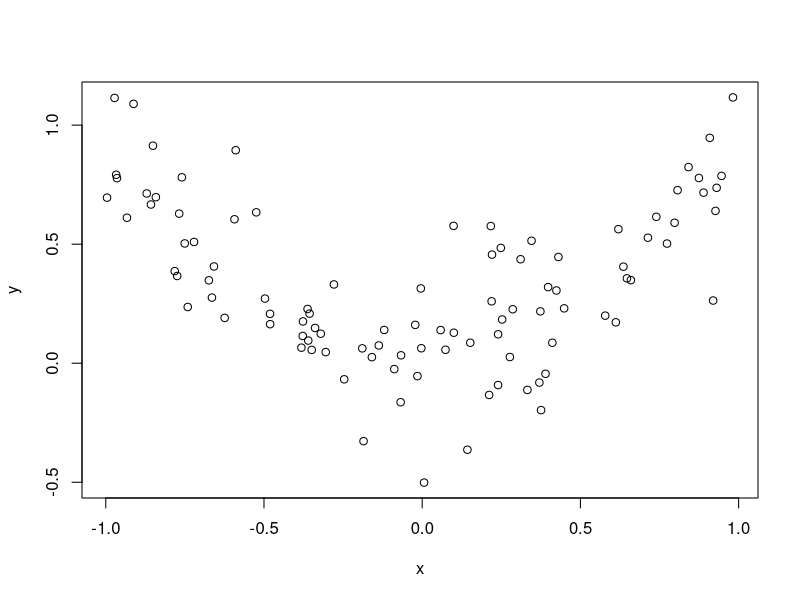
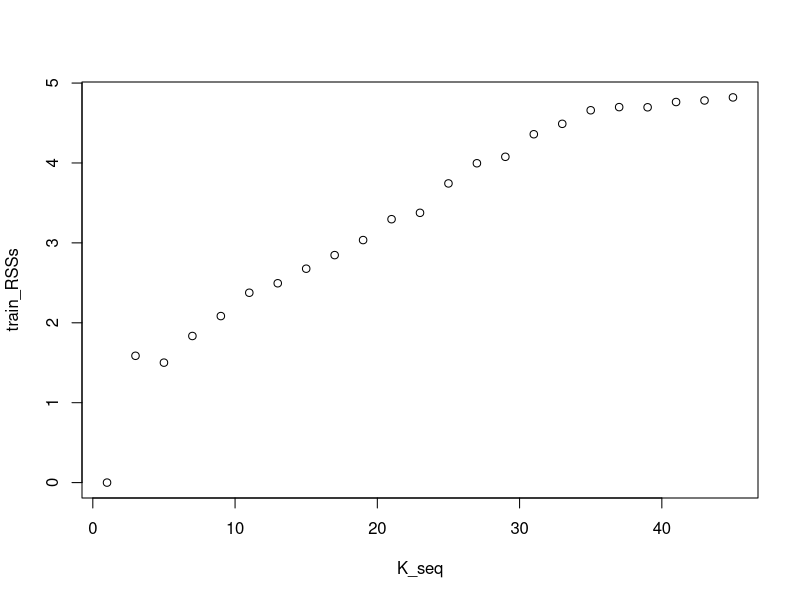
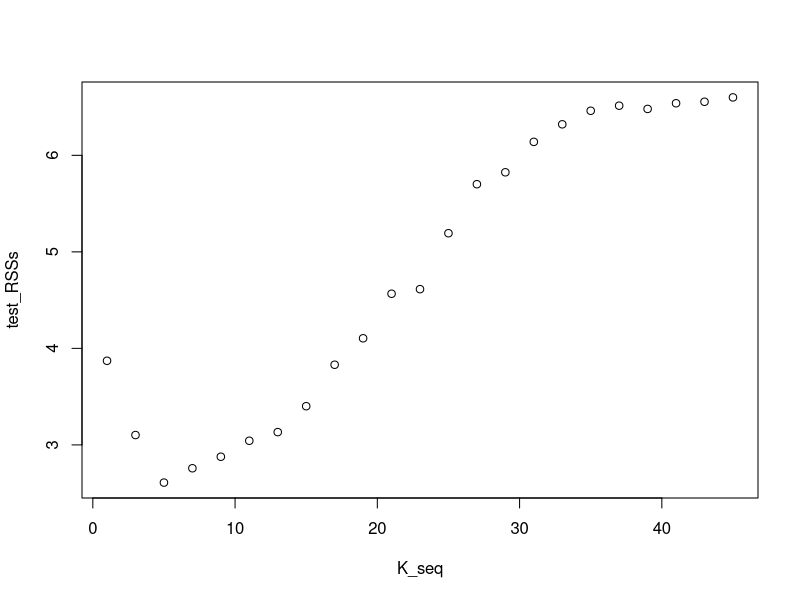
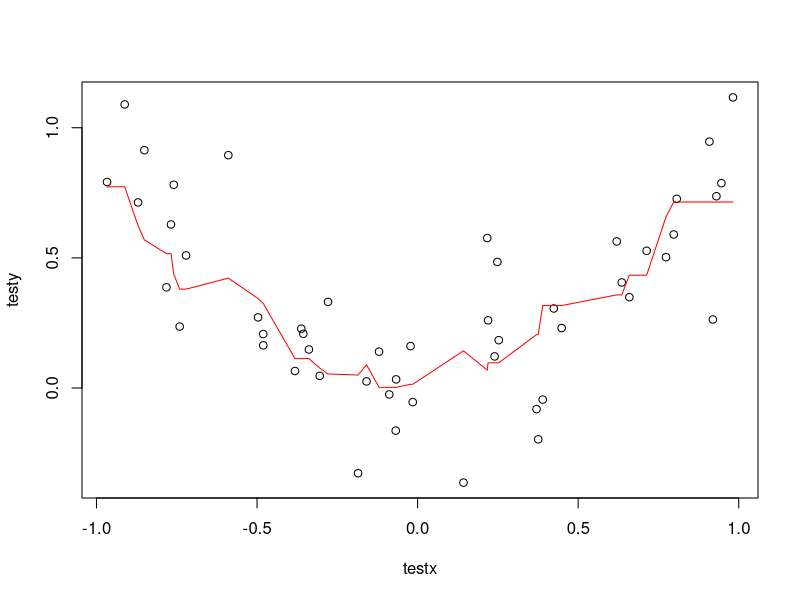

R code for these plots, in order:
# ---
# jupyter:
#   jupytext:
#     formats: ipynb,Rmd,R
#     text_representation:
#       extension: .R
#       format_name: light
#       format_version: '1.5'
#       jupytext_version: 1.9.1
#   kernelspec:
#     display_name: ''
#     name: ''
# ---

# # Lab 5

# ## lecture 5 

library('MASS')
data(Boston)

# we can build a couple of models

mod1 = lm(medv~crim,data=Boston)
mod2 = lm(medv~crim+rm,data=Boston)
mod3 = lm(medv~crim+I(crim^2)+rm,data=Boston)

summary(mod1)$r.squared

summary(mod2)$r.squared

summary(mod3)$r.squared

# We should be carebul because we are always going to increase the $R^2$ if I add covariates. (This happens for other metrics too.) This is bad way of choosing which coviariates to include. 

# # KNN

library('FNN')
?knn.reg

x = array(sort(runif(100,-1,1)),c(100,1))
head(x)

y = x^2 + rnorm(100,0,1/5)

plot(x,y)

# let's split the data into testing and training

train_ss = sample(nrow(x),floor(nrow(x)/2))
test_ss = setdiff(1:nrow(x),train_ss)

# +
trainx = x[train_ss,,drop=FALSE]
testx = x[test_ss,,drop=FALSE]
trainy = y[train_ss,,drop=FALSE]
testy = y[test_ss,,drop=FALSE]

evaluate = function(pred_x,pred_y,K=10){
    knn_mod = knn.reg(train=trainx,test=pred_x,y=trainy,k=K)
    RSS = sum((knn_mod$pred - pred_y)^2)
    return(RSS)
}
# -

evaluate(testx,testy)

evaluate(trainx,trainy)

# How should we choose $K$?

K_seq = seq(1,46,2)
K_seq

train_RSSs = sapply(K_seq,function(K)evaluate(trainx,trainy,K=K))

plot(K_seq,train_RSSs)

evaluate(trainx,trainy,1)

evaluate(testx,testy,1)

test_RSSs = sapply(K_seq,function(K)evaluate(testx,testy,K=K))
plot(K_seq,test_RSSs)

K_hat = K_seq[which.min(test_RSSs)]
K_hat

best_knn = knn.reg(train=trainx,test=testx,y=trainy,k=K_hat)

plot(testx,testy)
lines(testx,best_knn$pred,col='red')
